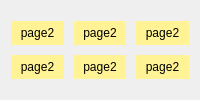
                                      <widget class="QWidget" name="page_7">
                                       <layout class="QHBoxLayout" name="horizontalLayout_37">
                                        <item>
                                         <layout class="QGridLayout" name="gridLayout_12">
                                          <property name="leftMargin">
                                           <number>0</number>
                                          </property>
                                          <property name="topMargin">
                                           <number>10</number>
                                          </property>
                                          <property name="rightMargin">
                                           <number>0</number>
                                          </property>
                                          <property name="bottomMargin">
                                           <number>10</number>
                                          </property>
                                          <property name="spacing">
                                           <number>10</number>
                                          </property>
                                          <item row="1" column="1">
                                           <widget class="QLabel" name="label_117">
                                            <property name="maximumSize">
                                             <size>
                                              <width>120</width>
                                              <height>120</height>
                                             </size>
                                            </property>
                                            <property name="styleSheet">
                                             <string notr="true">*{background: rgb(255, 243, 149)
}</string>
                                            </property>
                                            <property name="text">
                                             <string>page2</string>
                                            </property>
                                            <property name="alignment">
                                             <set>Qt::AlignCenter</set>
                                            </property>
                                           </widget>
                                          </item>
                                          <item row="0" column="1">
                                           <widget class="QLabel" name="label_118">
                                            <property name="maximumSize">
                                             <size>
                                              <width>120</width>
                                              <height>120</height>
                                             </size>
                                            </property>
                                            <property name="styleSheet">
                                             <string notr="true">*{background: rgb(255, 243, 149)
}</string>
                                            </property>
                                            <property name="text">
                                             <string>page2</string>
                                            </property>
                                            <property name="alignment">
                                             <set>Qt::AlignCenter</set>
                                            </property>
                                           </widget>
                                          </item>
                                          <item row="1" column="0">
                                           <widget class="QLabel" name="label_119">
                                            <property name="maximumSize">
                                             <size>
                                              <width>120</width>
                                              <height>120</height>
                                             </size>
                                            </property>
                                            <property name="styleSheet">
                                             <string notr="true">*{background: rgb(255, 243, 149)
}</string>
                                            </property>
                                            <property name="text">
                                             <string>page2</string>
                                            </property>
                                            <property name="alignment">
                                             <set>Qt::AlignCenter</set>
                                            </property>
                                           </widget>
                                          </item>
                                          <item row="0" column="0">
                                           <widget class="QLabel" name="label_120">
                                            <property name="maximumSize">
                                             <size>
                                              <width>120</width>
                                              <height>120</height>
                                             </size>
                                            </property>
                                            <property name="styleSheet">
                                             <string notr="true">*{background: rgb(255, 243, 149)
}</string>
                                            </property>
                                            <property name="text">
                                             <string>page2</string>
                                            </property>
                                            <property name="alignment">
                                             <set>Qt::AlignCenter</set>
                                            </property>
                                           </widget>
                                          </item>
                                          <item row="0" column="2">
                                           <widget class="QLabel" name="label_121">
                                            <property name="maximumSize">
                                             <size>
                                              <width>120</width>
                                              <height>120</height>
                                             </size>
                                            </property>
                                            <property name="styleSheet">
                                             <string notr="true">*{background: rgb(255, 243, 149)
}</string>
                                            </property>
                                            <property name="text">
                                             <string>page2</string>
                                            </property>
                                            <property name="alignment">
                                             <set>Qt::AlignCenter</set>
                                            </property>
                                           </widget>
                                          </item>
                                          <item row="1" column="2">
                                           <widget class="QLabel" name="label_122">
                                            <property name="maximumSize">
                                             <size>
                                              <width>120</width>
                                              <height>120</height>
                                             </size>
                                            </property>
                                            <property name="styleSheet">
                                             <string notr="true">*{background: rgb(255, 243, 149)
}</string>
                                            </property>
                                            <property name="text">
                                             <string>page2</string>
                                            </property>
                                            <property name="alignment">
                                             <set>Qt::AlignCenter</set>
                                            </property>
                                           </widget>
                                          </item>
                                         </layout>
                                        </item>
                                       </layout>
                                      </widget>
